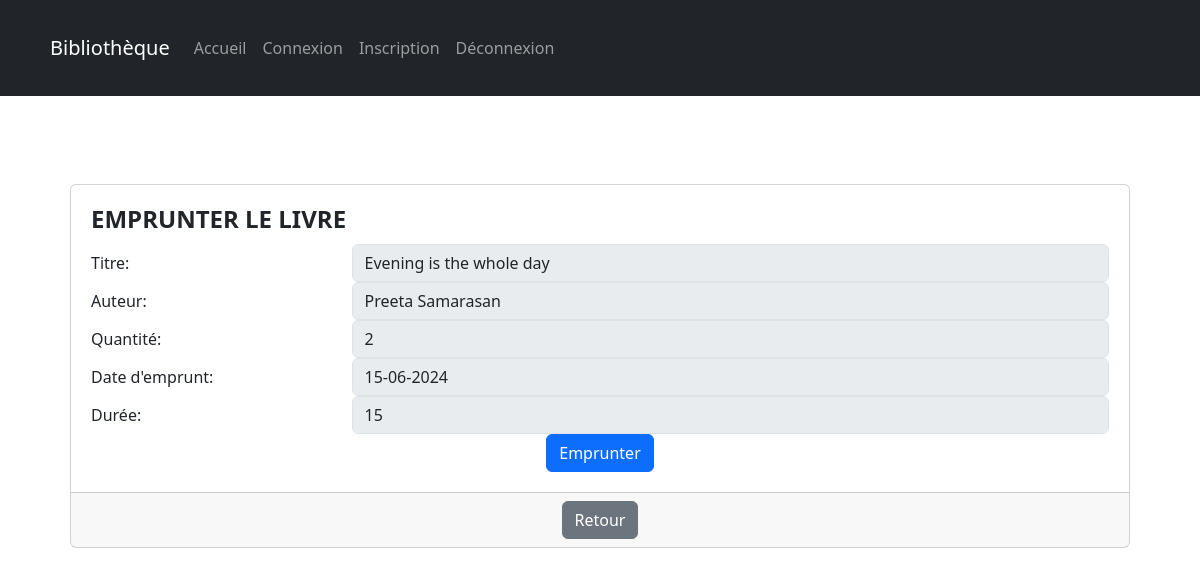
Page /emprunter/1 (signed in) on the committed database.
### app.py (models this page shows)
class Livre(db.Model):
    id = db.Column(db.Integer, primary_key=True)
    titre = db.Column(db.String(100), nullable=False)
    auteur = db.Column(db.String(100), nullable=False)
    genre = db.Column(db.String(50), nullable=False)
    annee_publication = db.Column(db.Integer, nullable=False)
    description = db.Column(db.Text, nullable=True)
    quantite = db.Column(db.Integer, default=1, nullable=False)
    image_url = db.Column(db.String(200), nullable=True)
    emprunts = db.relationship('Emprunt', backref='livre', lazy=True)

### app.py (the view, shortened to what this page needs)
@app.route('/emprunter/<int:id>', methods=['GET', 'POST'])
@login_required
@role_required(is_SuperUser_required=False)
def emprunter(id):
    date_emprunt = datetime.now()
    livre = Livre.query.get(id)
    return render_template('emprunts.html', livre=livre, date_emprunt=date_emprunt.strftime('%d-%m-%Y'))

### app.py (called while the page is built)
@login_manager.user_loader
def load_user(user_id):
    return Utilisateur.query.get(int(user_id))

def role_required(is_SuperUser_required):
    def decorator(f):
        @wraps(f)
        def decorated_function(*args, **kwargs):
            if not current_user.is_authenticated:
                return redirect(url_for('connexion'))
            if is_SuperUser_required and not current_user.is_SuperUser:
                return redirect(url_for('accueil'))
            if not is_SuperUser_required and current_user.is_SuperUser:
                return redirect(url_for('accueil_admin'))
            return f(*args, **kwargs)
        return decorated_function
    return decorator

### templates/emprunts.html (shortened to what this page needs)
{% extends 'layout.html' %}
{% block content %}
<div class="container mt-4">
    <div class="card">
        <div class="card-body">
            <h1 class="card-title">EMPRUNTER LE LIVRE</h1>
            <form method="post" action="{{ url_for('emprunter', id=livre.id) }}">
                <div class="form-group row">
                    <label for="titre" class="col-sm-3 col-form-label">Titre:</label>
                    <div class="col-sm-9">
                        <input type="text" id="titre" name="titre" class="form-control" value="{{ livre.titre }}" required disabled>
                    </div>
                </div>
                <div class="form-group row">
                    <label for="auteur" class="col-sm-3 col-form-label">Auteur:</label>
                    <div class="col-sm-9">
                        <input type="text" id="auteur" name="auteur" class="form-control" value="{{ livre.auteur }}" required disabled>
                    </div>
                </div>
                <div class="form-group row">
                    <label for="quantite" class="col-sm-3 col-form-label">Quantité:</label>
                    <div class="col-sm-9">
                        <input type="text" id="quantite" name="quantite" class="form-control" value="{{ livre.quantite }}" required disabled>
                    </div>
                </div>
                <div class="form-group row">
                    <label for="date_E" class="col-sm-3 col-form-label">Date d'emprunt:</label>
                    <div class="col-sm-9">
                        <input type="text" id="date_E" name="date_E" class="form-control" value="{{ date_emprunt }}" required disabled>
                    </div>
                </div>
                <div class="form-group row">
                    <label for="duree" class="col-sm-3 col-form-label">Durée:</label>
                    <div class="col-sm-9">
                        <input type="text" id="duree" name="duree" class="form-control" value="15" required disabled>
                    </div>
                </div>
                <div class="form-group row">
                    <div class="col-sm-12 text-center">
                        <button type="submit" class="btn btn-primary">Emprunter</button>
                    </div>
                </div>
            </form>
        </div>
        <div class="card-footer text-center">
            <a href="{{ url_for('bibliotheque') }}" class="btn btn-secondary">Retour</a>
        </div>
    </div>
</div>
{% endblock %}

### static/CSS/style.css (style rules this page uses)
.card { transition: background-color 0.2s, color 0.2s; text-decoration: none; }
.card-body { padding: 1rem; }
.container { padding: 20px; }
.btn { transition: all 0.3s ease; }
.card-body { padding: 20px; }
.card-title { font-size: 1.5rem; margin-bottom: 10px; }
h1 { font-weight: 700; color: #343a40; }
.row { display: flex; flex-wrap: wrap; }

### rows in the picture
Livre: titre "Evening is the whole day", auteur "Preeta Samarasan", quantite "2"
